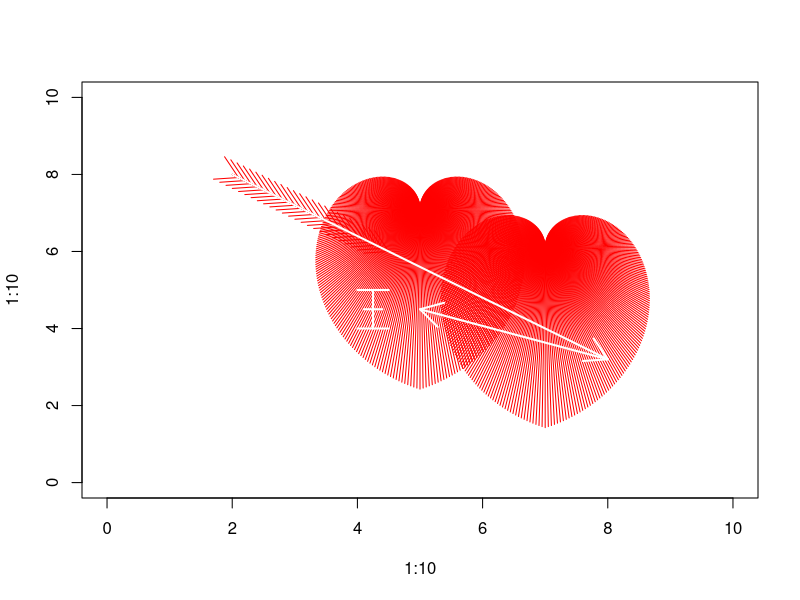

The R script that drew this image:
heart_display <- function(){
  plot(1:10,1:10,xlim=c(0,10),ylim=c(0,10),type = "n")
  
  for (i in 1:180){
    arrows(5,7,5,7.1,col="red",length=i/100,angle=180-i)
    Sys.sleep(0.1)
  }
  
  for (i in 1:180){
    arrows(7,6,7,6.1,col="red",length=i/100,angle=180-i)
    Sys.sleep(0.1)
  }
  

  k=-0.8
  for (i in 1:25){
    len=i/10
    arrows(2,8,2+len,8-0.8*len,col="red")
    Sys.sleep(0.1)
  }

  arrows(2,8,8,3.2,col="white",lwd=2)
  Sys.sleep(0.1)
  arrows(8,3.2,5,4.5,col="white",lwd=2)
  Sys.sleep(0.1)
  
  segments(4,5,4.5,5,col="white",lwd=2)
  Sys.sleep(0.1)
  segments(4.25,5,4.25,4,col="white",lwd=2)
  Sys.sleep(0.1)
  segments(4.1,4.5,4.4,4.5,col="white",lwd=2)
  Sys.sleep(0.1)
  segments(4,4,4.5,4,col="white",lwd=2)
  Sys.sleep(0.1)
}


heart_display()



# ========================== predict 



time_list = c("2022-2-10","2022-3-19","2022-4-22","2022-5-24")


predict_menstruation <- function(timelist = time_list){
  library(lubridate)
  time_list2 = as.Date(timelist)
  interval = c()
  for (i in seq(length(time_list2)-1)){
    
    date_obj = interval(start = time_list2[i],end = time_list2[i+1])
    
    interval = c(interval,time_length(date_obj,unit = "day"))
  }
  
  time = seq(length(interval))
  
  data = as.data.frame(cbind(interval,time))
  
  model = lm(interval ~ time ,data=data)
  
  point <- data.frame(time=length(time)+1)
  
  # predict the interval next time
  next_interval = round(unlist(predict(model,point,interval = "prediction",level = 0.7)))
  
  # = predict
  
  next_date = time_list2[length(time_list2)] + next_interval[1]
  
  lower_nextdate =  time_list2[length(time_list2)] + next_interval[2]
  higher_nextdate =   time_list2[length(time_list2)] + next_interval[3]
  
  print (paste0("Honey's next menstruation:",next_date))
  
  print (paste0("70% Confidence Interval: ",  lower_nextdate, " to ", higher_nextdate))
  
}

predict_menstruation()

